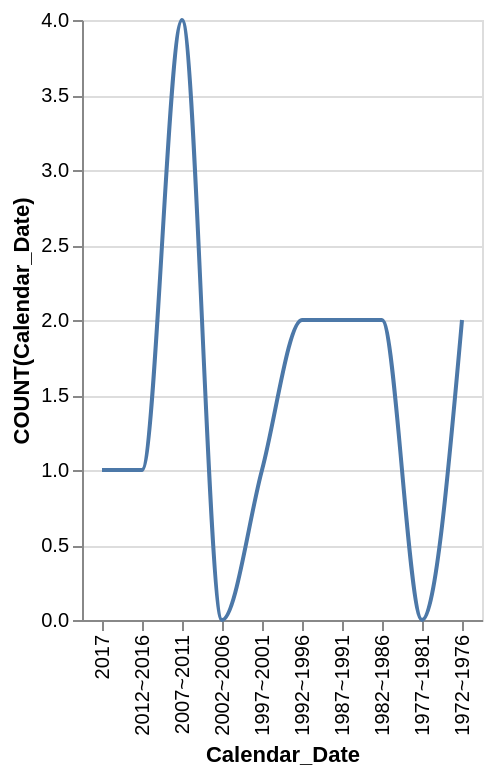

The Vega-Lite source for this figure:
### Vega-Lite specification from a JSON file in a GitHub repository (floating-point values rounded to 4 significant figures)
{"data": {"values": [{"x_data": "1972~1976", "y_data": 2}, {"x_data": "1977~1981", "y_data": 0}, {"x_data": "1982~1986", "y_data": 2}, {"x_data": "1987~1991", "y_data": 2}, {"x_data": "1992~1996", "y_data": 2}, {"x_data": "1997~2001", "y_data": 1}, {"x_data": "2002~2006", "y_data": 0}, {"x_data": "2007~2011", "y_data": 4}, {"x_data": "2012~2016", "y_data": 1}, {"x_data": "2017", "y_data": 1}]}, "mark": {"type": "line", "interpolate": "monotone"}, "encoding": {"x": {"field": "x_data", "type": "nominal", "title": "Calendar_Date", "sort": "descending"}, "y": {"field": "y_data", "type": "quantitative", "title": "COUNT(Calendar_Date)"}}}
